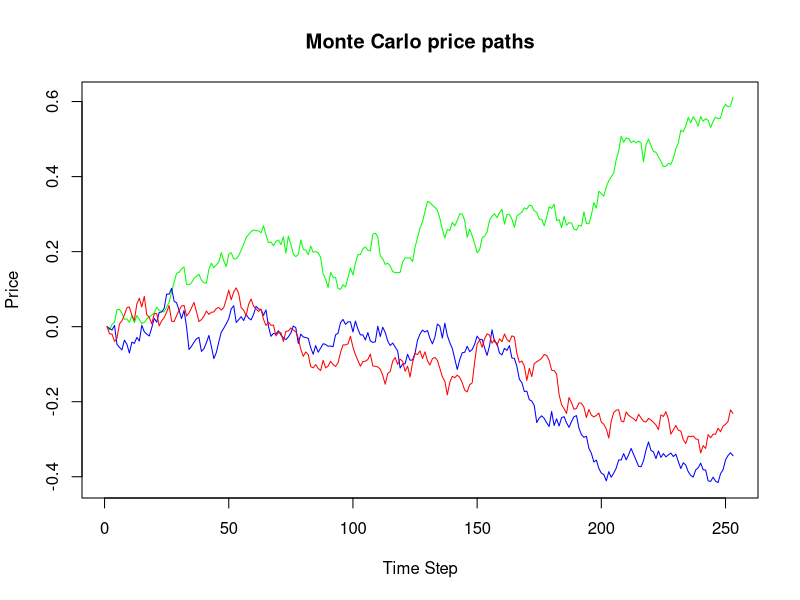

Reproduce this figure in R.
sigma <- 0.3
mu <- 0.1
dt <- 1/252
Nt <- 252
Np <- 1e4
z <- matrix(rnorm(Nt*Np), nrow=Nt)
r <- mu*dt + z*sigma*sqrt(dt)
r <- matrix(rnorm(Nt*Np, mean=mu*dt, sd=sigma*sqrt(dt)), nrow=Nt)
s <- matrix(0, Nt+1, Np)


for(t in 1:Nt) {
  s[t+1, ] <- s[t, ]+r[t, ]
}

P <- exp(s)
matplot (s[, 1:3], type="l", lty=1, col=c("green", "blue", "red"), 
         main="Monte Carlo price paths", 
         xlab="Time Step", ylab="Price") 





